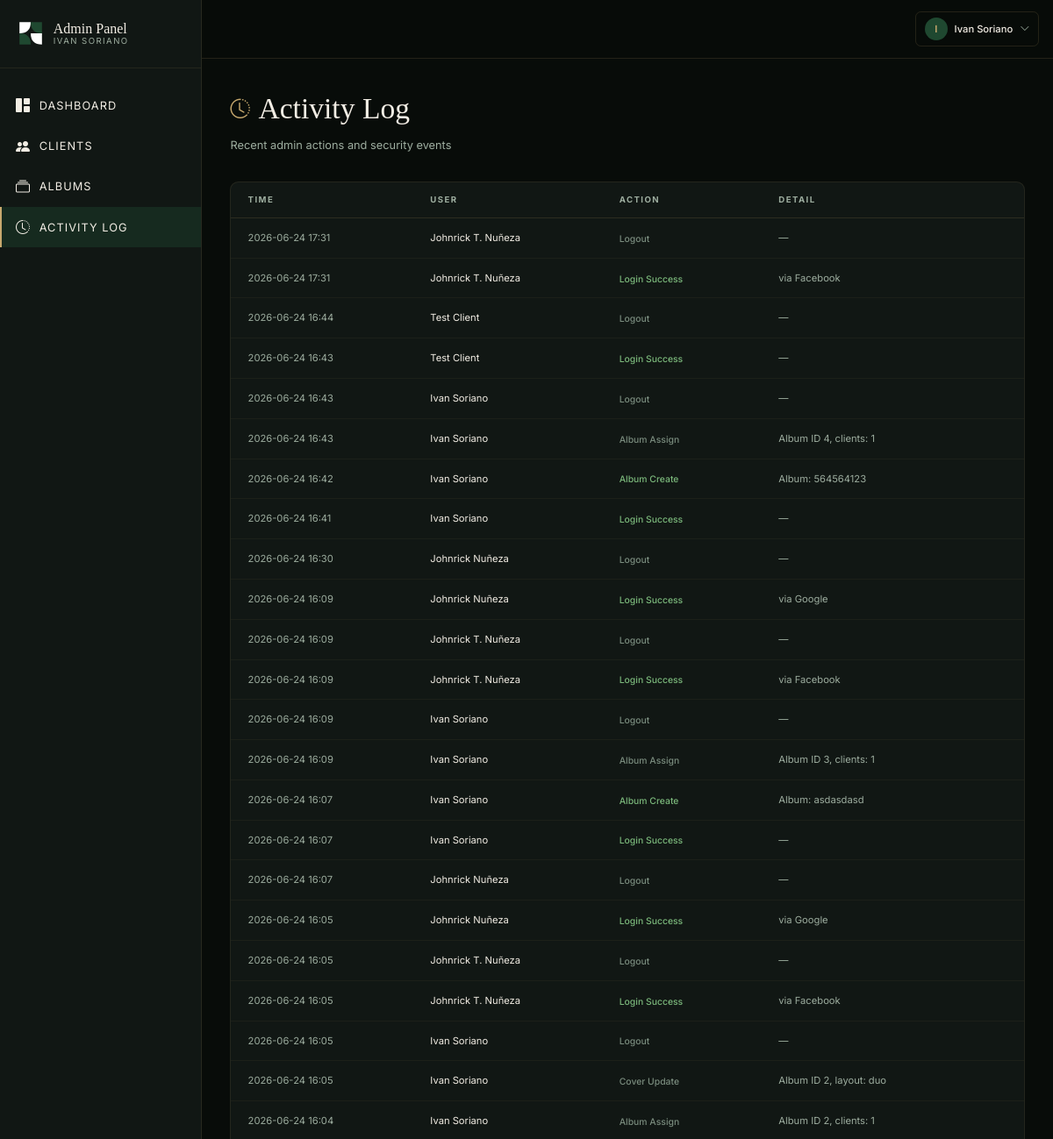
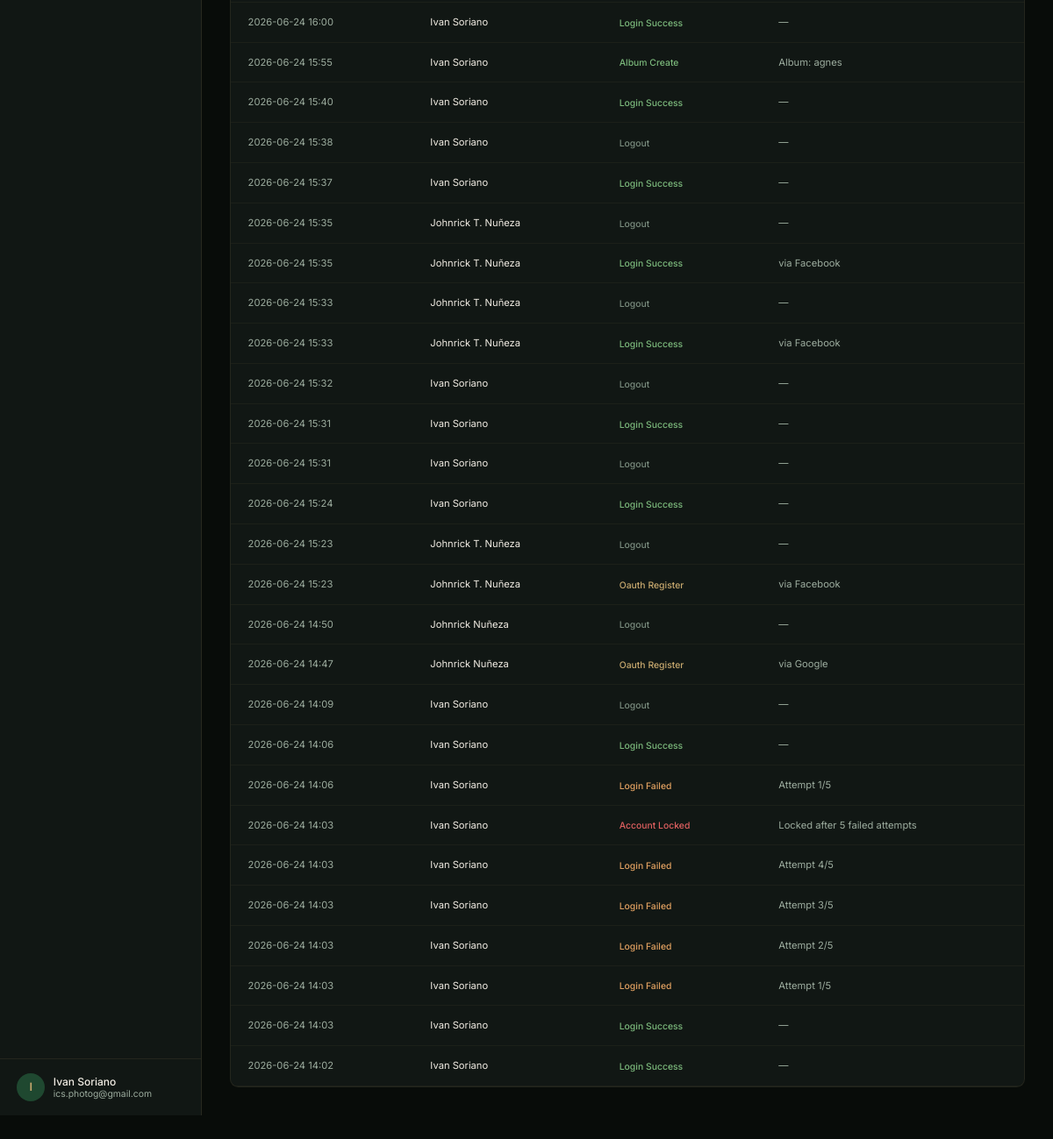
Before: /admin/logs (signed in) with the older database file (2 pictures, top to bottom).
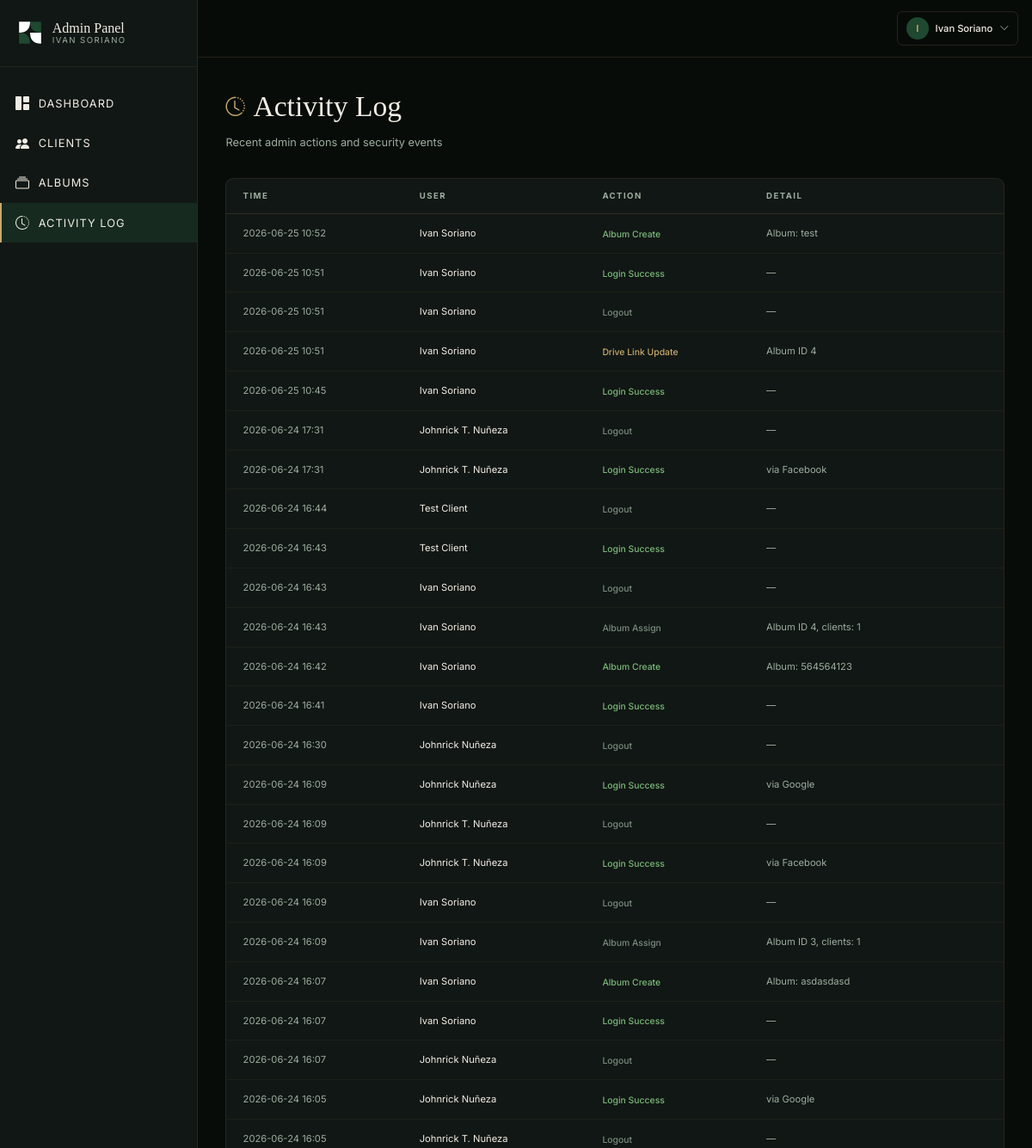
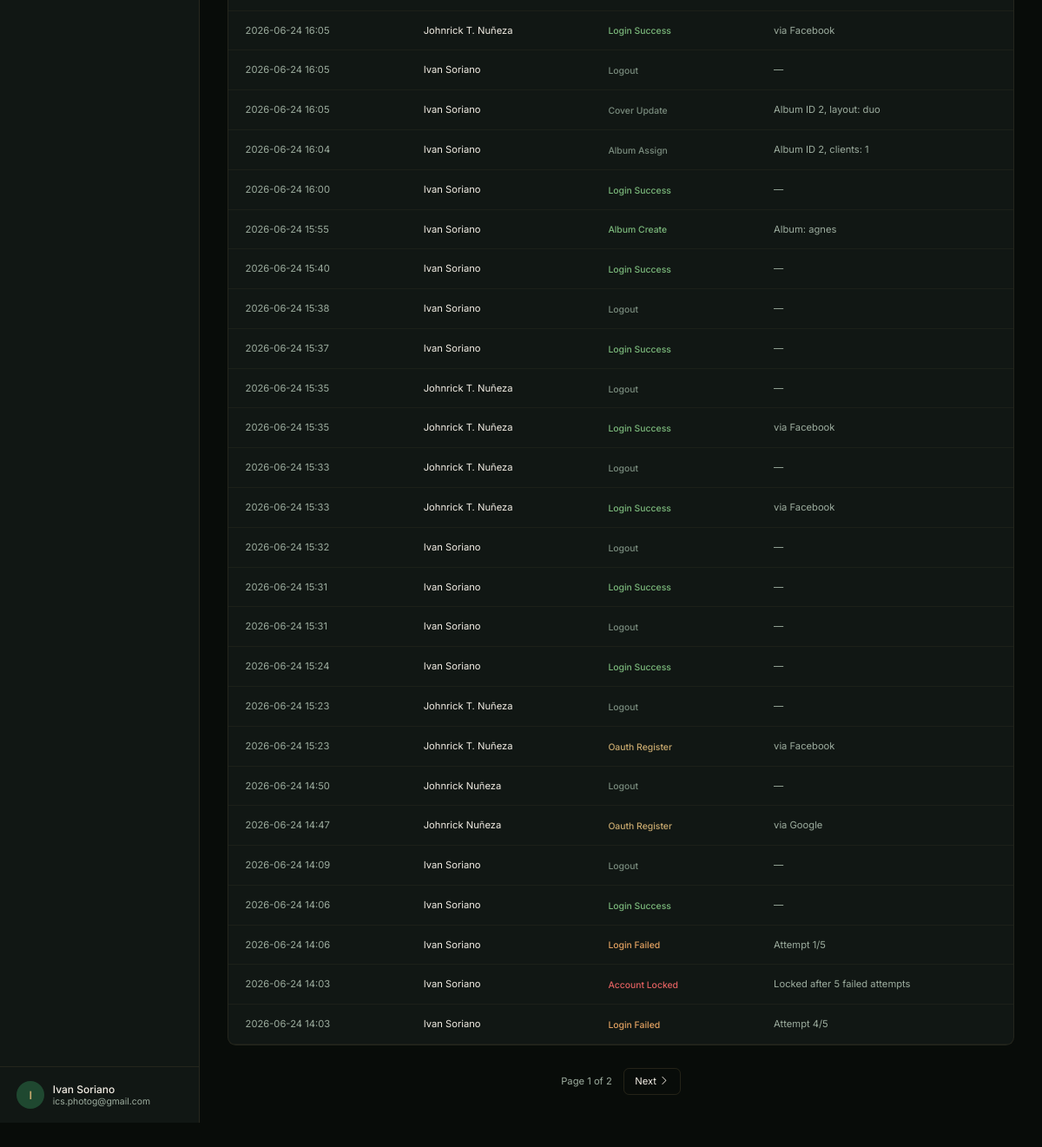
After: the same page with the newer database file (2 pictures, top to bottom).
### models.py (models this page shows, shortened)
class User(UserMixin, db.Model):
    __tablename__ = "users"
    id = db.Column(db.Integer, primary_key=True)
    email = db.Column(db.String(120), unique=True, nullable=False)
    password_hash = db.Column(db.String(256), nullable=True)
    role = db.Column(db.String(20), nullable=False, default="client")  # 'admin' or 'client'
    name = db.Column(db.String(100), nullable=False, default="")
    created_at = db.Column(db.DateTime, default=datetime.utcnow)
    failed_login_count = db.Column(db.Integer, default=0)
    locked_until = db.Column(db.DateTime, nullable=True)
    oauth_provider = db.Column(db.String(20), nullable=True)  # 'facebook', 'google', or None
    assignments = db.relationship("PhotoAssignment", backref="client", foreign_keys="PhotoAssignment.client_id", cascade="all, delete-orphan")
    @property
    def is_admin(self):
        return self.role == "admin"

class AdminLog(db.Model):
    __tablename__ = "admin_logs"
    id = db.Column(db.Integer, primary_key=True)
    user_id = db.Column(db.Integer, db.ForeignKey("users.id"), nullable=True)
    action = db.Column(db.String(100), nullable=False)
    detail = db.Column(db.Text, nullable=True)
    created_at = db.Column(db.DateTime, default=datetime.utcnow)
    user = db.relationship("User", foreign_keys=[user_id])

### admin.py (the view)
@admin_bp.route("/logs")
@admin_required
def logs():
    page = request.args.get("page", 1, type=int)
    per_page = 50
    pagination = AdminLog.query.order_by(AdminLog.created_at.desc()).paginate(
        page=page, per_page=per_page, error_out=False
    )
    return render_template("admin/logs.html", logs=pagination.items, pagination=pagination)

### admin.py (called while the page is built)
def admin_required(f):
    @wraps(f)
    @login_required
    def decorated(*args, **kwargs):
        if not current_user.is_admin:
            return redirect(url_for("client.gallery"))
        return f(*args, **kwargs)
    return decorated

### app.py (called while the page is built)
@login_manager.user_loader
def load_user(user_id):
    return User.query.get(int(user_id))

### templates/admin/logs.html (shortened to what this page needs)
{% extends "admin/base.html" %}
{% block content %}
<div class="admin-animate">
  <div class="mb-10">
    <div class="flex items-center gap-3 mb-2">
      <i class="bi bi-clock-history" style="font-size: 28px; color: var(--isp-gold);"></i>
      <h1 style="font-family: var(--font-display); color: var(--isp-cream); font-size: 42px; font-weight: 300;">Activity Log</h1>
    </div>
    <p style="color: var(--isp-text-muted); font-size: 16px;">Recent admin actions and security events</p>
  </div>
  <div class="rounded-xl overflow-hidden" style="background-color: var(--isp-bg-card); border: 1px solid rgba(200,169,110,0.1);">
    <table class="w-full">
      <thead>
        <tr style="border-bottom: 1px solid rgba(200,169,110,0.15);">
          <th class="text-left px-6 py-4 uppercase" style="font-size: 12px; letter-spacing: 0.15em; color: var(--isp-text-muted);">Time</th>
          <th class="text-left px-6 py-4 uppercase" style="font-size: 12px; letter-spacing: 0.15em; color: var(--isp-text-muted);">User</th>
          <th class="text-left px-6 py-4 uppercase" style="font-size: 12px; letter-spacing: 0.15em; color: var(--isp-text-muted);">Action</th>
          <th class="text-left px-6 py-4 uppercase" style="font-size: 12px; letter-spacing: 0.15em; color: var(--isp-text-muted);">Detail</th>
        </tr>
      </thead>
      <tbody>
        {% for log in logs %}
        <tr style="border-bottom: 1px solid rgba(200,169,110,0.06);">
          <td class="px-6 py-4" style="color: var(--isp-text-muted); font-size: 14px; white-space: nowrap;">
            {{ log.created_at.strftime('%Y-%m-%d %H:%M') }}
          </td>
          <td class="px-6 py-4" style="color: var(--isp-cream); font-size: 14px;">
            {{ log.user.name if log.user else 'System' }}
          </td>
          <td class="px-6 py-4">
            <span style="font-size: 13px; font-weight: 500; color: {{ action_colors.get(log.action, '#C8A96E') }};">
              {{ log.action.replace('_', ' ').title() }}
            </span>
          </td>
          <td class="px-6 py-4" style="color: var(--isp-text-muted); font-size: 14px;">
            {{ log.detail or '—' }}
          </td>
        </tr>
        {% else %}
        <tr>
          <td colspan="4" class="px-6 py-12 text-center" style="color: var(--isp-text-muted); font-size: 15px;">
            No activity logged yet.
          </td>
        </tr>
        {% endfor %}
      </tbody>
    </table>
  </div>
  {% if pagination.pages > 1 %}
  <div class="flex items-center justify-center gap-4 mt-8">
    <span style="color: var(--isp-text-muted); font-size: 14px;">
      Page {{ pagination.page }} of {{ pagination.pages }}
    </span>
    {% if pagination.has_next %}
    <a href="{{ url_for('admin.logs', page=pagination.next_num) }}" class="px-4 py-2 rounded-lg transition-colors hover:bg-isp-green" style="color: var(--isp-cream); font-size: 14px; border: 1px solid rgba(200,169,110,0.15);">
      Next <i class="bi bi-chevron-right"></i>
    </a>
    {% endif %}
  </div>
  {% endif %}
</div>
{% endblock %}

### templates/admin/base.html (shortened to what this page needs)
<!DOCTYPE html>
<html lang="en">
<head>
  <script src="https://cdn.tailwindcss.com"></script>
  <link rel="stylesheet" href="https://cdn.jsdelivr.net/npm/bootstrap-icons@1.11.3/font/bootstrap-icons.min.css">
  <link rel="stylesheet" href="{{ url_for('static', filename='css/styles.css') }}" />
</head>
<body style="background-color: var(--isp-bg); font-family: var(--font-body); min-height: 100vh;">
  <div class="flex items-stretch" style="min-height: 125vh;">
    <aside class="fixed lg:sticky inset-y-0 left-0 w-72 z-50 flex flex-col transition-transform duration-300 -translate-x-full lg:translate-x-0"
      id="admin-sidebar"
      style="background-color: var(--isp-bg-card); border-right: 1px solid rgba(200,169,110,0.12);">
      <div class="px-6 py-7" style="border-bottom: 1px solid rgba(200,169,110,0.1);">
        <a href="/admin/dashboard" class="flex items-center gap-3">
          <svg width="40" height="40" viewBox="0 0 100 100" fill="none" xmlns="http://www.w3.org/2000/svg">
            <path d="M10 10 H50 Q50 50 10 50 Z" fill="white" />
            <path d="M50 10 H90 V50 Q50 50 50 10 Z" fill="#1F4830" />
            <path d="M10 50 Q50 50 50 90 H10 Z" fill="#1F4830" />
            <path d="M50 50 Q50 90 90 90 V50 Z" fill="white" />
          </svg>
          <div class="flex flex-col leading-none">
            <span style="font-family: var(--font-display); color: var(--isp-cream); font-size: 20px; font-weight: 400;">
              Admin Panel
            </span>
            <span style="font-family: var(--font-body); color: var(--isp-text-muted); font-size: 12px; letter-spacing: 0.15em; text-transform: uppercase; margin-top: 2px;">
              Ivan Soriano
            </span>
          </div>
        </a>
      </div>
      <nav class="flex-1 py-6 overflow-y-auto">
        <a href="/admin/dashboard" class="admin-nav-link" style="color: var(--isp-cream);">
          <i class="bi bi-grid-1x2-fill" style="font-size: 20px;"></i> Dashboard
        </a>
        <a href="/admin/clients" class="admin-nav-link" style="color: var(--isp-cream);">
          <i class="bi bi-people-fill" style="font-size: 20px;"></i> Clients
        </a>
        <a href="/admin/albums" class="admin-nav-link" style="color: var(--isp-cream);">
          <i class="bi bi-collection" style="font-size: 20px;"></i> Albums
        </a>
        <a href="/admin/logs" class="admin-nav-link" style="color: var(--isp-cream);">
          <i class="bi bi-clock-history" style="font-size: 20px;"></i> Activity Log
        </a>
      </nav>
      <div class="px-6 py-5" style="border-top: 1px solid rgba(200,169,110,0.1);">
        <div class="flex items-center gap-3">
          <div class="w-10 h-10 rounded-full flex items-center justify-center" style="background-color: var(--isp-green); color: var(--isp-gold); font-size: 16px; font-weight: 600;">
            {{ current_user.name[0] if current_user.name else 'A' }}
          </div>
          <div class="flex flex-col leading-tight">
            <span style="color: var(--isp-cream); font-size: 15px; font-weight: 500;">{{ current_user.name }}</span>
            <span style="color: var(--isp-text-muted); font-size: 13px;">{{ current_user.email }}</span>
          </div>
        </div>
      </div>
    </aside>
    <div class="flex-1 min-w-0" style="min-height: 125vh;">
      <header class="sticky top-0 z-30 flex items-center justify-between px-5 py-4"
        style="background-color: rgba(8,12,9,0.92); backdrop-filter: blur(12px); border-bottom: 1px solid rgba(200,169,110,0.15);">
        <div class="relative">
          <button onclick="toggleUserMenu()" class="flex items-center gap-2.5 px-3 py-2 rounded-lg transition-all hover:bg-isp-green" style="border: 1px solid rgba(200,169,110,0.15);">
            <div class="w-8 h-8 rounded-full flex items-center justify-center" style="background-color: var(--isp-green); color: var(--isp-gold); font-size: 14px; font-weight: 600;">
              {{ current_user.name[0] if current_user.name else 'A' }}
            </div>
            <span class="hidden sm:inline" style="color: var(--isp-cream); font-size: 14px; font-weight: 500;">{{ current_user.name }}</span>
            <i class="bi bi-chevron-down" style="font-size: 14px; color: var(--isp-text-muted);"></i>
          </button>
        </div>
      </header>
      <main class="px-6 lg:px-10 py-10">
        {% block content %}{% endblock %}
      </main>
    </div>
  </div>
</body>
</html>

### static/css/styles.css (style rules this page uses)
body { zoom: 0.8; }
:root { --isp-green: #1F4830; --isp-green-light: #2D5A3D; --isp-green-dark: #152E20; --isp-cream: #F2EDE4; --isp-gold: #C8A96E; --isp-bg: #080C09; --isp-bg-card: #111714; --isp-bg-section: #0D120F; --isp-text-muted: #9DAD9F; --font-display: 'Cormorant Garamond', Georgia, serif; --font-body: 'Inter', system-ui, sans-serif; }
* { margin: 0; padding: 0; box-sizing: border-box; }
html, body { height: 100%; }
body { background-color: var(--isp-bg); font-family: var(--font-body); color: var(--isp-cream); -webkit-font-smoothing: antialiased; -moz-osx-font-smoothing: grayscale; }
html { scroll-behavior: smooth; }

### templates/admin/base.html (style rules this page uses)
.admin-nav-link { display: flex; align-items: center; gap: 12px; padding: 14px 20px; font-size: 16px; letter-spacing: 0.08em; text-transform: uppercase; transition: all 0.3s ease; border-left: 3px solid transparent; }
.admin-nav-link.active { background-color: rgba(31,72,48,0.4); border-left-color: var(--isp-gold); color: var(--isp-gold); }
.admin-animate { animation: fadeInUp 0.5s ease-out; }

Changed rows visible on the page:
no longer on this page (row unchanged): AdminLog: created_at "2026-06-24 14:03", user "Ivan Soriano", action.replace "Login Failed", detail "Attempt 3/5"
no longer on this page (row unchanged): AdminLog: created_at "2026-06-24 14:03", user "Ivan Soriano", action.replace "Login Failed", detail "Attempt 2/5"
no longer on this page (row unchanged): AdminLog: created_at "2026-06-24 14:03", user "Ivan Soriano", action.replace "Login Failed", detail "Attempt 1/5"
no longer on this page (row unchanged): AdminLog: created_at "2026-06-24 14:03", user "Ivan Soriano", action.replace "Login Success", detail "—"
no longer on this page (row unchanged): AdminLog: created_at "2026-06-24 14:02", user "Ivan Soriano", action.replace "Login Success", detail "—"
added AdminLog: created_at "2026-06-25 10:52", user "Ivan Soriano", action.replace "Album Create", detail "Album: test"
added AdminLog: created_at "2026-06-25 10:51", user "Ivan Soriano", action.replace "Login Success", detail "—"
added AdminLog: created_at "2026-06-25 10:51", user "Ivan Soriano", action.replace "Logout", detail "—"
added AdminLog: created_at "2026-06-25 10:51", user "Ivan Soriano", action.replace "Drive Link Update", detail "Album ID 4"
added AdminLog: created_at "2026-06-25 10:45", user "Ivan Soriano", action.replace "Login Success", detail "—"
Other visible differences:
{{ pagination.page }}: (not shown) → "1"
{{ pagination.pages }}: (not shown) → "2"
text now shown: "Page of Next"
